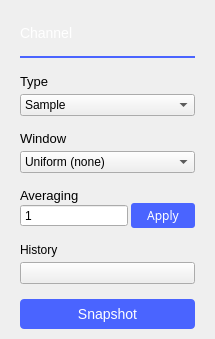
             <widget class="QWidget" name="channelSettings">
              <layout class="QVBoxLayout" name="verticalLayout_4">
               <property name="spacing">
                <number>15</number>
               </property>
               <property name="leftMargin">
                <number>20</number>
               </property>
               <property name="topMargin">
                <number>25</number>
               </property>
               <property name="rightMargin">
                <number>20</number>
               </property>
               <property name="bottomMargin">
                <number>0</number>
               </property>
               <item>
                <widget class="QLabel" name="channelSettingsTitle">
                 <property name="styleSheet">
                  <string notr="true"> color: white;
    font-size: 14px;
    font-weight: normal;</string>
                 </property>
                 <property name="text">
                  <string>Channel</string>
                 </property>
                </widget>
               </item>
               <item>
                <widget class="Line" name="lineChannelSettingsTitle">
                 <property name="minimumSize">
                  <size>
                   <width>0</width>
                   <height>0</height>
                  </size>
                 </property>
                 <property name="maximumSize">
                  <size>
                   <width>16777215</width>
                   <height>16777215</height>
                  </size>
                 </property>
                 <property name="styleSheet">
                  <string notr="true">color: #4A64FF;</string>
                 </property>
                 <property name="frameShadow">
                  <enum>QFrame::Plain</enum>
                 </property>
                 <property name="lineWidth">
                  <number>2</number>
                 </property>
                 <property name="orientation">
                  <enum>Qt::Horizontal</enum>
                 </property>
                </widget>
               </item>
               <item>
                <layout class="QVBoxLayout" name="verticalLayout_10">
                 <property name="spacing">
                  <number>5</number>
                 </property>
                 <property name="topMargin">
                  <number>0</number>
                 </property>
                 <item>
                  <widget class="QLabel" name="label_type">
                   <property name="styleSheet">
                    <string notr="true"> font-size: 13px;</string>
                   </property>
                   <property name="text">
                    <string>Type</string>
                   </property>
                  </widget>
                 </item>
                 <item>
                  <widget class="QComboBox" name="comboBox_type">
                   <item>
                    <property name="text">
                     <string>Sample</string>
                    </property>
                   </item>
                   <item>
                    <property name="text">
                     <string>and other types</string>
                    </property>
                   </item>
                  </widget>
                 </item>
                </layout>
               </item>
               <item>
                <layout class="QVBoxLayout" name="verticalLayout_11">
                 <property name="spacing">
                  <number>5</number>
                 </property>
                 <property name="topMargin">
                  <number>0</number>
                 </property>
                 <item>
                  <widget class="QLabel" name="label_window">
                   <property name="styleSheet">
                    <string notr="true"> font-size: 13px;</string>
                   </property>
                   <property name="text">
                    <string>Window</string>
                   </property>
                  </widget>
                 </item>
                 <item>
                  <widget class="QComboBox" name="comboBox_window">
                   <item>
                    <property name="text">
                     <string>Uniform (none)</string>
                    </property>
                   </item>
                   <item>
                    <property name="text">
                     <string>and others windows</string>
                    </property>
                   </item>
                  </widget>
                 </item>
                </layout>
               </item>
               <item>
                <layout class="QGridLayout" name="gridLayout_6">
                 <property name="topMargin">
                  <number>0</number>
                 </property>
                 <property name="horizontalSpacing">
                  <number>3</number>
                 </property>
                 <property name="verticalSpacing">
                  <number>0</number>
                 </property>
                 <item row="0" column="0">
                  <widget class="QLabel" name="label_averaging">
                   <property name="sizePolicy">
                    <sizepolicy hsizetype="Preferred" vsizetype="Fixed">
                     <horstretch>0</horstretch>
                     <verstretch>0</verstretch>
                    </sizepolicy>
                   </property>
                   <property name="styleSheet">
                    <string notr="true"> font-size: 13px;</string>
                   </property>
                   <property name="text">
                    <string>Averaging</string>
                   </property>
                  </widget>
                 </item>
                 <item row="1" column="0">
                  <widget class="QSpinBox" name="spinBox_averaging">
                   <property name="styleSheet">
                    <string notr="true">font-size: 14px;
height:24px;
color: white;
border: 0px;
border-bottom: 1px solid rgba(255,255,255,100);


QSpinBox[invalid=true] {
border-color: red;
}
QSpinBox[valid=true] {
border-color: green;
}</string>
                   </property>
                   <property name="buttonSymbols">
                    <enum>QAbstractSpinBox::NoButtons</enum>
                   </property>
                   <property name="keyboardTracking">
                    <bool>false</bool>
                   </property>
                   <property name="minimum">
                    <number>1</number>
                   </property>
                   <property name="maximum">
                    <number>1000000</number>
                   </property>
                  </widget>
                 </item>
                 <item row="1" column="1">
                  <widget class="QPushButton" name="btnApply">
                   <property name="sizePolicy">
                    <sizepolicy hsizetype="Fixed" vsizetype="Fixed">
                     <horstretch>0</horstretch>
                     <verstretch>0</verstretch>
                    </sizepolicy>
                   </property>
                   <property name="minimumSize">
                    <size>
                     <width>64</width>
                     <height>25</height>
                    </size>
                   </property>
                   <property name="styleSheet">
                    <string notr="true">QPushButton {
color: white;
background-color: #4a64ff;
font-family:  14pt;
border-width: 0px;
border-radius: 3px;
min-width: 64px;
}
QPushButton:disabled {
background-color: grey;
}
QPushButton:pressed {
background-color: #F45000;
}

QPushButton:enabled:!pressed { background-color: #4a64ff; }
QPushButton[valid=true]:enabled:!pressed { background-color: #4a64ff; }
QPushButton[invalid=true]:enabled:!pressed { background-color: #4a64ff; }
QPushButton:pressed {
background-color: #4a64ff;
}
QPushButton:hover
{
	 background-color: #4a34ff;
}</string>
                   </property>
                   <property name="text">
                    <string>Apply</string>
                   </property>
                  </widget>
                 </item>
                </layout>
               </item>
               <item>
                <layout class="QVBoxLayout" name="verticalLayout_15">
                 <property name="spacing">
                  <number>5</number>
                 </property>
                 <property name="topMargin">
                  <number>0</number>
                 </property>
                 <item>
                  <widget class="QLabel" name="label_history">
                   <property name="text">
                    <string>History</string>
                   </property>
                  </widget>
                 </item>
                 <item>
                  <widget class="adiscope::CustomSwitch" name="btnHistory">
                   <property name="text">
                    <string/>
                   </property>
                  </widget>
                 </item>
                </layout>
               </item>
               <item>
                <widget class="QPushButton" name="btnSnapshot">
                 <property name="styleSheet">
                  <string notr="true">QPushButton{
  width: 175px;
  height: 30px;
  border-radius: 4px;
  background-color: #4a64ff;
  
  font-size: 14px;
  font-weight: normal;
  font-style: normal;
  text-align: center;
  color: #ffffff;
}


QPushButton:disabled {
  background-color: grey;
  color:white;
}

QPushButton:pressed {
  background-color: #2a44df;
}

QPushButton:hover {
	background-color: #4a34ff;
}</string>
                 </property>
                 <property name="text">
                  <string>Snapshot</string>
                 </property>
                </widget>
               </item>
               <item>
                <spacer name="verticalSpacer_4">
                 <property name="orientation">
                  <enum>Qt::Vertical</enum>
                 </property>
                 <property name="sizeHint" stdset="0">
                  <size>
                   <width>10</width>
                   <height>10</height>
                  </size>
                 </property>
                </spacer>
               </item>
               <item>
                <spacer name="verticalSpacer_3">
                 <property name="orientation">
                  <enum>Qt::Vertical</enum>
                 </property>
                 <property name="sizeType">
                  <enum>QSizePolicy::Fixed</enum>
                 </property>
                 <property name="sizeHint" stdset="0">
                  <size>
                   <width>10</width>
                   <height>0</height>
                  </size>
                 </property>
                </spacer>
               </item>
              </layout>
             </widget>
